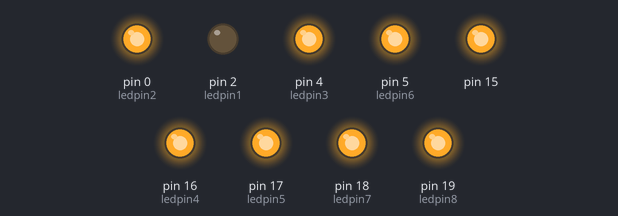
Simulated run of this sketch. Board: Arduino Uno, built with avr-gcc and run on an emulated ATmega328P. On the bench: output pins drawn as LEDs (lit = HIGH).

Above: at 0.5 s.
At 2.5 s:
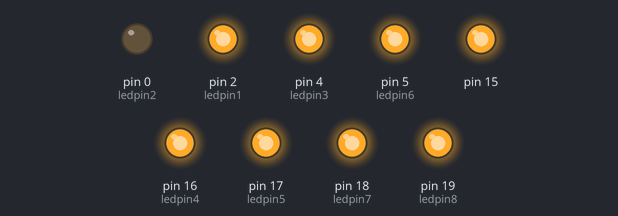
At 4.5 s:
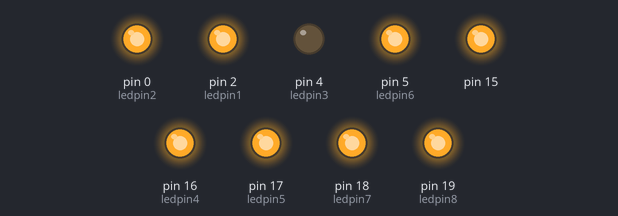
At 10.5 s:
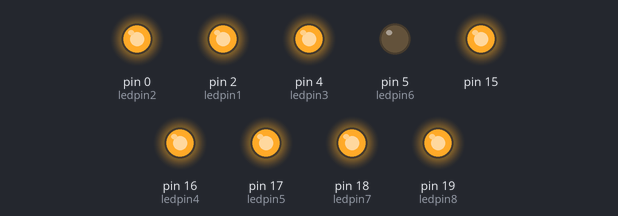
At 14.5 s:
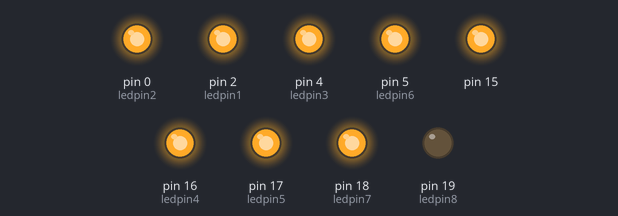
At 19.5 s:
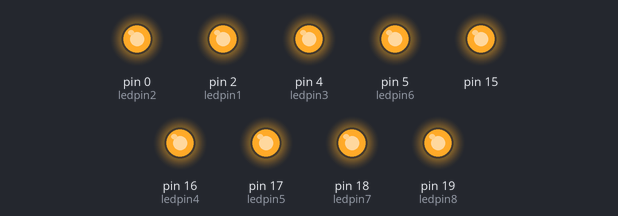
Timing chart, 0 to 20.8 s (numbered marks = the images above):
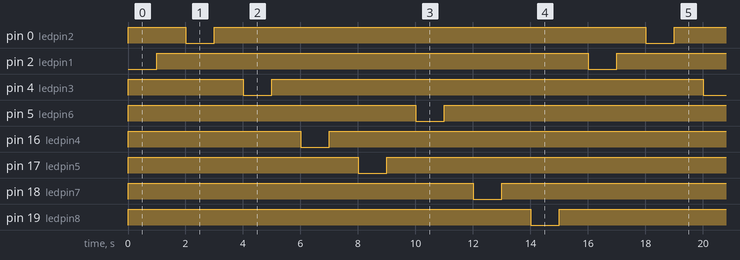

The sketch:

Lab_6_record_TEST_6.1-2_A.ino
```cpp
int ledpin1 = 2;
int ledpin2 = 0;
int ledpin3 = 4;
int ledpin4 = 16;
int ledpin5 = 17;
int ledpin6 = 5;
int ledpin7 = 18;
int ledpin8 = 19;
void setup() {
  pinMode(ledpin1,OUTPUT);
  pinMode(ledpin2,OUTPUT);
  pinMode(ledpin3,OUTPUT);
  pinMode(ledpin4,OUTPUT);
  pinMode(ledpin5,OUTPUT);
  pinMode(ledpin6,OUTPUT);
  pinMode(ledpin7,OUTPUT);
  pinMode(ledpin8,OUTPUT);
  pinMode(15,OUTPUT);;
  digitalWrite(15,HIGH);
  digitalWrite(ledpin1,1);
  digitalWrite(ledpin2,1);
  digitalWrite(ledpin3,1);
  digitalWrite(ledpin4,1);
  digitalWrite(ledpin5,1);
  digitalWrite(ledpin6,1);
  digitalWrite(ledpin7,1);
  digitalWrite(ledpin8,1);
}

void loop() {
    digitalWrite(ledpin1,0);
    delay(1000);
    digitalWrite(ledpin1,1);
    delay(1000);
    digitalWrite(ledpin2,0);
    delay(1000);
    digitalWrite(ledpin2,1);
    delay(1000);
    digitalWrite(ledpin3,0);
    delay(1000);
    digitalWrite(ledpin3,1);
    delay(1000);
    digitalWrite(ledpin4,0);
    delay(1000);
    digitalWrite(ledpin4,1);
    delay(1000);
    digitalWrite(ledpin5,0);
    delay(1000);
    digitalWrite(ledpin5,1);
    delay(1000);
    digitalWrite(ledpin6,0);
    delay(1000);
    digitalWrite(ledpin6,1);
    delay(1000);
    digitalWrite(ledpin7,0);
    delay(1000);
    digitalWrite(ledpin7,1);
    delay(1000);
    digitalWrite(ledpin8,0);
    delay(1000);
    digitalWrite(ledpin8,1);
    delay(1000);

}
```

Measured:
- by itself, pin 0 (ledpin2), pin 2 (ledpin1), pin 4 (ledpin3), pin 5 (ledpin6), pin 16 (ledpin4), pin 17 (ledpin5), pin 18 (ledpin7), pin 19 (ledpin8): alternates HIGH for 15.0 s and LOW for 1.0 s
- by itself, everything shown: repeats every 16.0 s, in 16 steps
